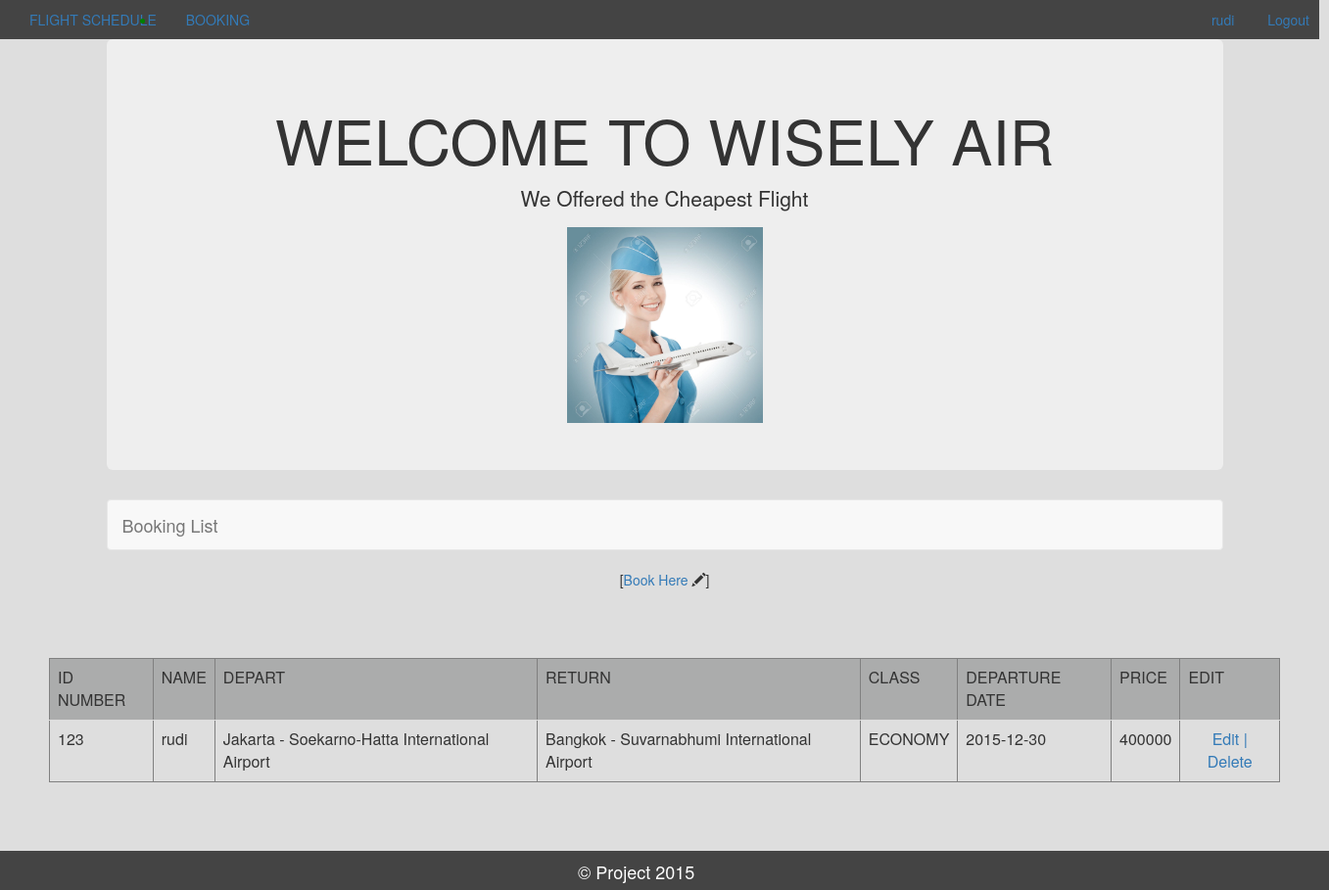
Page / (signed in) on the committed database.
### tables this page shows
CREATE TABLE IF NOT EXISTS `airplane` (
  `ID` int(11) NOT NULL AUTO_INCREMENT,
  `NAME` varchar(120) NOT NULL,
  `DEPART` varchar(150) NOT NULL,
  `RETURN` varchar(150) NOT NULL,
  `CLASS` varchar(120) NOT NULL,
  `DEPARTURE_DATE` date NOT NULL,
  `PRICE` int(30) NOT NULL,
  `ID_JAM` int(30) NOT NULL,
  PRIMARY KEY (`ID`)
);

CREATE TABLE IF NOT EXISTS `depart` (
  `id_airport` int(30) NOT NULL AUTO_INCREMENT,
  `depart` varchar(100) NOT NULL,
  PRIMARY KEY (`id_airport`)
);

### index.php (the view, shortened to what this page needs)
<html>
	<head>
		<link href = "css/bootstrap.css" rel ="stylesheet" media="all">
		<link href = "css/style.css" rel ="stylesheet" media="all">
  </head>
<body>
<div class="header">
  <div class="menu">
     <ul>
       <li><a href="information.php">FLIGHT SCHEDULE</li>
       <li><a href="input.php">BOOKING</a></li>
     </ul>
  </div>
  <div class="akun">
  <a>
  <?php
    echo "".$_SESSION['username']."";
  ?>
</a>
  <a href="logout.php">Logout</a>
  </div>
</div>
<div class="container">
<div class="jumbotron">
  <center><h1>WELCOME TO WISELY AIR</h1></center>
   <center><p>We Offered the Cheapest Flight</p></center>
   <center><img src ="21976406-Charming-Stewardess-Holding-Airplane-In-Hand--Stock-Photo-stewardess-flight-air.jpg" width="200 pixel" height="200" length="200"></center>
</div>
</div>
<div class="container">
<nav class="navbar navbar-default">
  <div class="container-fluid">
    <div class="navbar-header">
      <a class="navbar-brand" href="#">Booking List</a>
    </div>
    <div class="collapse navbar-collapse" id="bs-example-navbar-collapse-1">
    </div>
  </div>
</nav>
</div>
		<center>[<a href="input.php">Book Here </a><span class="glyphicon glyphicon-pencil" aria-hidden="true"></span>]</center>
 <br>
<div class="navv">
<table class="table table-hover" border="1" >
    <thead>
        <tr bgcolor="#abacac">
            <td>ID NUMBER</td>
            <td>NAME</td>
            <td>DEPART</td>
            <td>RETURN</td>
            <td>CLASS</td>
            <td>DEPARTURE DATE</td>
            <td>PRICE</td>
            <td>EDIT</td>
        </tr>
    </thead>
    <tbody>
    <?php
    $user = $_SESSION['username'];
    $query = mysql_query("SELECT * FROM airplane where NAME LIKE '%$user%'");
    while ($row = mysql_fetch_array($query)) {
    ?>
        <tr>
			<?php
            echo "<td>$row[ID]</td>";
            echo "<td>$row[NAME]</td>";
              $sql_depart=mysql_query("SELECT *FROM depart WHERE id_airport='$row[DEPART]'");
              $array_depart=mysql_fetch_array($sql_depart);
            echo "<td>$array_depart[depart]</td>";
              $sql_arrive=mysql_query("SELECT *FROM depart WHERE id_airport='$row[RETURN]'");
              $array_arrive=mysql_fetch_array($sql_arrive);
            echo "<td>$array_arrive[depart]</td>";
            echo "<td>$row[CLASS]</td>";
            echo "<td>$row[DEPARTURE_DATE]</td>";
            echo "<td>$row[PRICE]</td>";
            ?>
			<td align="center">
                <a href="edit.php?id=<?php echo "$row[ID]";?>">Edit |</a>
                <a href="hapus.php?id=<?php echo "$row[ID]";?> Delete</a>
            </td>
        </tr>
    <?php
    }
    ?>
    </tbody>
</table>
</div>
<div class="footer">
<div class="container2">
  <text>© Project 2015</text>
</div>
</body>
</html>

### css/style.css (style rules this page uses)
body { background:#dedede; }
* { margin:0; padding:0; outline:0; }
.navv { padding:50px 50px 50px 50px; }
.footer { height:40px; background:#444444; }
.container2 { font-size: 18px; padding-left:590px; padding-top:9px; color:white; }
.header { display:inline-block; color:green; height:40px; background:#444444; width:1347px; }
.akun { display:inline-block; float:right; padding-right:10px; }
.akun a { padding-left:30px; }
.menu ul li { float:left; padding-left:30px; }

### rows in the picture
airplane: ID "123", NAME "rudi", depart.depart "Jakarta - Soekarno-Hatta International Airport", depart.depart "Bangkok - Suvarnabhumi International Airport", CLASS "ECONOMY", DEPARTURE_DATE "2015-12-30", PRICE "400000"

### other values in the picture
$_SESSION['username'] "rudi"
